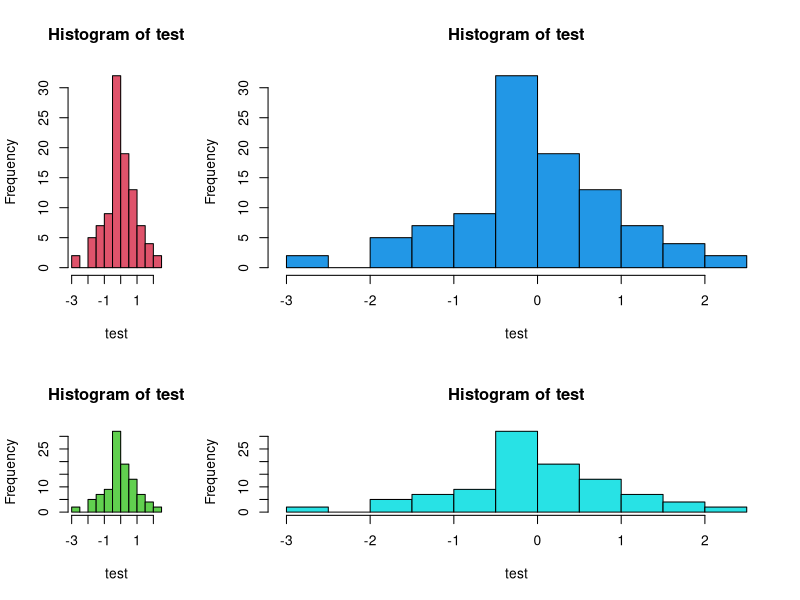
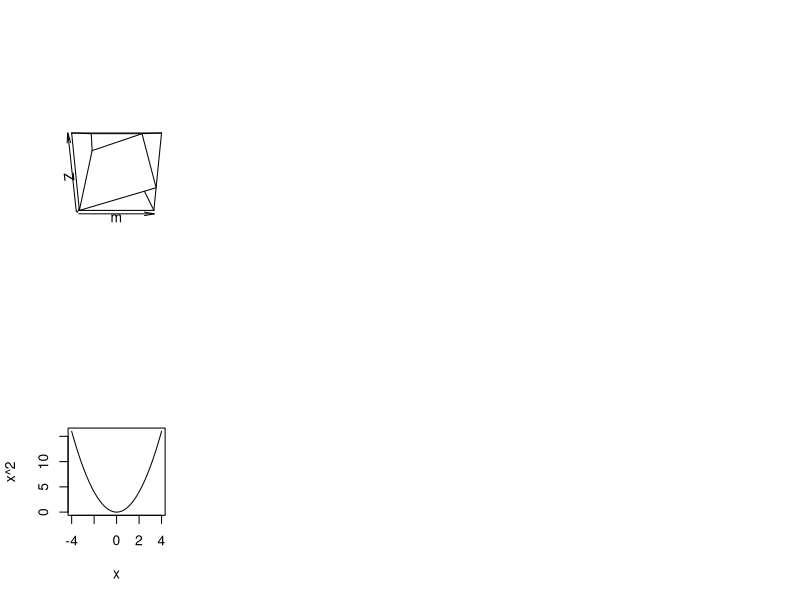

R code for these plots, in order:
## ---- chunk 1
m<-matrix(1:4,2,2)
layout(m,width=c(1,3),heights=c(3,2))
#layout.show(4) don't need this in Rmd but in r
test=rnorm(100)
hist(test,col=2)
hist(test,col=3)
hist(test,col=4)
hist(test,col=5)
## ---- chunk 2
persp(m)
x<-seq(-4,4,,200)
 plot(x,x^2,type="l")
